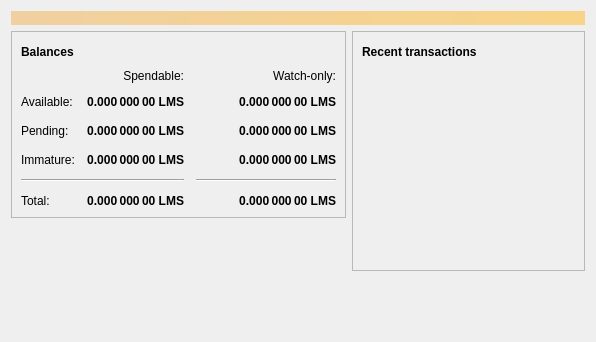
<?xml version="1.0" encoding="UTF-8"?>
<ui version="4.0">
 <class>OverviewPage</class>
 <widget class="QWidget" name="OverviewPage">
  <property name="geometry">
   <rect>
    <x>0</x>
    <y>0</y>
    <width>596</width>
    <height>342</height>
   </rect>
  </property>
  <property name="windowTitle">
   <string>Form</string>
  </property>
  <layout class="QVBoxLayout" name="topLayout">
   <item>
    <widget class="QLabel" name="labelAlerts">
     <property name="visible">
      <bool>false</bool>
     </property>
     <property name="styleSheet">
      <string notr="true">QLabel { background-color: qlineargradient(x1: 0, y1: 0, x2: 1, y2: 0, stop:0 #F0D0A0, stop:1 #F8D488); color:#000000; }</string>
     </property>
     <property name="wordWrap">
      <bool>true</bool>
     </property>
     <property name="margin">
      <number>3</number>
     </property>
     <property name="textInteractionFlags">
      <set>Qt::TextSelectableByMouse</set>
     </property>
    </widget>
   </item>
   <item>
    <layout class="QHBoxLayout" name="horizontalLayout" stretch="1,1">
     <item>
      <layout class="QVBoxLayout" name="verticalLayout_2">
       <item>
        <widget class="QFrame" name="frame">
         <property name="frameShape">
          <enum>QFrame::StyledPanel</enum>
         </property>
         <property name="frameShadow">
          <enum>QFrame::Raised</enum>
         </property>
         <layout class="QVBoxLayout" name="verticalLayout_4">
          <item>
           <layout class="QHBoxLayout" name="horizontalLayout_4">
            <item>
             <widget class="QLabel" name="label_5">
              <property name="font">
               <font>
                <weight>75</weight>
                <bold>true</bold>
               </font>
              </property>
              <property name="text">
               <string>Balances</string>
              </property>
             </widget>
            </item>
            <item>
             <widget class="QPushButton" name="labelWalletStatus">
              <property name="enabled">
               <bool>true</bool>
              </property>
              <property name="maximumSize">
               <size>
                <width>30</width>
                <height>16777215</height>
               </size>
              </property>
              <property name="toolTip">
               <string>The displayed information may be out of date. Your wallet automatically synchronizes with the Likemeeeshare network after a connection is established, but this process has not completed yet.</string>
              </property>
              <property name="text">
               <string/>
              </property>
              <property name="icon">
               <iconset resource="../bitcoin.qrc">
                <normaloff>:/icons/warning</normaloff>
                <disabledoff>:/icons/warning</disabledoff>:/icons/warning</iconset>
              </property>
              <property name="iconSize">
               <size>
                <width>24</width>
                <height>24</height>
               </size>
              </property>
              <property name="flat">
               <bool>true</bool>
              </property>
             </widget>
            </item>
            <item>
             <spacer name="horizontalSpacer_3">
              <property name="orientation">
               <enum>Qt::Horizontal</enum>
              </property>
              <property name="sizeHint" stdset="0">
               <size>
                <width>40</width>
                <height>20</height>
               </size>
              </property>
             </spacer>
            </item>
           </layout>
          </item>
          <item>
           <layout class="QGridLayout" name="gridLayout">
            <property name="spacing">
             <number>12</number>
            </property>
            <item row="2" column="2">
             <widget class="QLabel" name="labelWatchPending">
              <property name="font">
               <font>
                <weight>75</weight>
                <bold>true</bold>
               </font>
              </property>
              <property name="cursor">
               <cursorShape>IBeamCursor</cursorShape>
              </property>
              <property name="toolTip">
               <string>Unconfirmed transactions to watch-only addresses</string>
              </property>
              <property name="text">
               <string notr="true">0.000 000 00 LMS</string>
              </property>
              <property name="alignment">
               <set>Qt::AlignRight|Qt::AlignTrailing|Qt::AlignVCenter</set>
              </property>
              <property name="textInteractionFlags">
               <set>Qt::LinksAccessibleByMouse|Qt::TextSelectableByKeyboard|Qt::TextSelectableByMouse</set>
              </property>
             </widget>
            </item>
            <item row="2" column="1">
             <widget class="QLabel" name="labelUnconfirmed">
              <property name="font">
               <font>
                <weight>75</weight>
                <bold>true</bold>
               </font>
              </property>
              <property name="cursor">
               <cursorShape>IBeamCursor</cursorShape>
              </property>
              <property name="toolTip">
               <string>Total of transactions that have yet to be confirmed, and do not yet count toward the spendable balance</string>
              </property>
              <property name="text">
               <string notr="true">0.000 000 00 LMS</string>
              </property>
              <property name="alignment">
               <set>Qt::AlignRight|Qt::AlignTrailing|Qt::AlignVCenter</set>
              </property>
              <property name="textInteractionFlags">
               <set>Qt::LinksAccessibleByMouse|Qt::TextSelectableByKeyboard|Qt::TextSelectableByMouse</set>
              </property>
             </widget>
            </item>
            <item row="3" column="2">
             <widget class="QLabel" name="labelWatchImmature">
              <property name="font">
               <font>
                <weight>75</weight>
                <bold>true</bold>
               </font>
              </property>
              <property name="cursor">
               <cursorShape>IBeamCursor</cursorShape>
              </property>
              <property name="toolTip">
               <string>Mined balance in watch-only addresses that has not yet matured</string>
              </property>
              <property name="text">
               <string notr="true">0.000 000 00 LMS</string>
              </property>
              <property name="alignment">
               <set>Qt::AlignRight|Qt::AlignTrailing|Qt::AlignVCenter</set>
              </property>
              <property name="textInteractionFlags">
               <set>Qt::LinksAccessibleByMouse|Qt::TextSelectableByKeyboard|Qt::TextSelectableByMouse</set>
              </property>
             </widget>
            </item>
            <item row="4" column="0" colspan="2">
             <widget class="Line" name="line">
              <property name="orientation">
               <enum>Qt::Horizontal</enum>
              </property>
             </widget>
            </item>
            <item row="4" column="2">
             <widget class="Line" name="lineWatchBalance">
              <property name="sizePolicy">
               <sizepolicy hsizetype="Preferred" vsizetype="Fixed">
                <horstretch>0</horstretch>
                <verstretch>0</verstretch>
               </sizepolicy>
              </property>
              <property name="minimumSize">
               <size>
                <width>140</width>
                <height>0</height>
               </size>
              </property>
              <property name="orientation">
               <enum>Qt::Horizontal</enum>
              </property>
             </widget>
            </item>
            <item row="5" column="0">
             <widget class="QLabel" name="labelTotalText">
              <property name="text">
               <string>Total:</string>
              </property>
             </widget>
            </item>
            <item row="3" column="1">
             <widget class="QLabel" name="labelImmature">
              <property name="font">
               <font>
                <weight>75</weight>
                <bold>true</bold>
               </font>
              </property>
              <property name="cursor">
               <cursorShape>IBeamCursor</cursorShape>
              </property>
              <property name="toolTip">
               <string>Mined balance that has not yet matured</string>
              </property>
              <property name="text">
               <string notr="true">0.000 000 00 LMS</string>
              </property>
              <property name="alignment">
               <set>Qt::AlignRight|Qt::AlignTrailing|Qt::AlignVCenter</set>
              </property>
              <property name="textInteractionFlags">
               <set>Qt::LinksAccessibleByMouse|Qt::TextSelectableByKeyboard|Qt::TextSelectableByMouse</set>
              </property>
             </widget>
            </item>
            <item row="2" column="3">
             <spacer name="horizontalSpacer_2">
              <property name="orientation">
               <enum>Qt::Horizontal</enum>
              </property>
              <property name="sizeHint" stdset="0">
               <size>
                <width>40</width>
                <height>20</height>
               </size>
              </property>
             </spacer>
            </item>
            <item row="3" column="0">
             <widget class="QLabel" name="labelImmatureText">
              <property name="text">
               <string>Immature:</string>
              </property>
             </widget>
            </item>
            <item row="5" column="1">
             <widget class="QLabel" name="labelTotal">
              <property name="font">
               <font>
                <weight>75</weight>
                <bold>true</bold>
               </font>
              </property>
              <property name="cursor">
               <cursorShape>IBeamCursor</cursorShape>
              </property>
              <property name="toolTip">
               <string>Your current total balance</string>
              </property>
              <property name="text">
               <string notr="true">0.000 000 00 LMS</string>
              </property>
              <property name="alignment">
               <set>Qt::AlignRight|Qt::AlignTrailing|Qt::AlignVCenter</set>
              </property>
              <property name="textInteractionFlags">
               <set>Qt::LinksAccessibleByMouse|Qt::TextSelectableByKeyboard|Qt::TextSelectableByMouse</set>
              </property>
             </widget>
            </item>
            <item row="5" column="2">
             <widget class="QLabel" name="labelWatchTotal">
              <property name="font">
               <font>
                <weight>75</weight>
                <bold>true</bold>
               </font>
              </property>
              <property name="cursor">
               <cursorShape>IBeamCursor</cursorShape>
              </property>
              <property name="toolTip">
               <string>Current total balance in watch-only addresses</string>
              </property>
              <property name="text">
               <string notr="true">0.000 000 00 LMS</string>
              </property>
              <property name="alignment">
               <set>Qt::AlignRight|Qt::AlignTrailing|Qt::AlignVCenter</set>
              </property>
              <property name="textInteractionFlags">
               <set>Qt::LinksAccessibleByMouse|Qt::TextSelectableByKeyboard|Qt::TextSelectableByMouse</set>
              </property>
             </widget>
            </item>
            <item row="0" column="2">
             <widget class="QLabel" name="labelWatchonly">
              <property name="text">
               <string>Watch-only:</string>
              </property>
              <property name="alignment">
               <set>Qt::AlignRight|Qt::AlignTrailing|Qt::AlignVCenter</set>
              </property>
             </widget>
            </item>
            <item row="1" column="0">
             <widget class="QLabel" name="labelBalanceText">
              <property name="text">
               <string>Available:</string>
              </property>
             </widget>
            </item>
            <item row="1" column="1">
             <widget class="QLabel" name="labelBalance">
              <property name="font">
               <font>
                <weight>75</weight>
                <bold>true</bold>
               </font>
              </property>
              <property name="cursor">
               <cursorShape>IBeamCursor</cursorShape>
              </property>
              <property name="toolTip">
               <string>Your current spendable balance</string>
              </property>
              <property name="text">
               <string notr="true">0.000 000 00 LMS</string>
              </property>
              <property name="alignment">
               <set>Qt::AlignRight|Qt::AlignTrailing|Qt::AlignVCenter</set>
              </property>
              <property name="textInteractionFlags">
               <set>Qt::LinksAccessibleByMouse|Qt::TextSelectableByKeyboard|Qt::TextSelectableByMouse</set>
              </property>
             </widget>
            </item>
            <item row="1" column="2">
             <widget class="QLabel" name="labelWatchAvailable">
              <property name="font">
               <font>
                <weight>75</weight>
                <bold>true</bold>
               </font>
              </property>
              <property name="cursor">
               <cursorShape>IBeamCursor</cursorShape>
              </property>
              <property name="toolTip">
               <string>Your current balance in watch-only addresses</string>
              </property>
              <property name="text">
               <string notr="true">0.000 000 00 LMS</string>
              </property>
              <property name="alignment">
               <set>Qt::AlignRight|Qt::AlignTrailing|Qt::AlignVCenter</set>
              </property>
              <property name="textInteractionFlags">
               <set>Qt::LinksAccessibleByMouse|Qt::TextSelectableByKeyboard|Qt::TextSelectableByMouse</set>
              </property>
             </widget>
            </item>
            <item row="2" column="0">
             <widget class="QLabel" name="labelPendingText">
              <property name="text">
               <string>Pending:</string>
              </property>
             </widget>
            </item>
            <item row="0" column="1">
             <widget class="QLabel" name="labelSpendable">
              <property name="text">
               <string>Spendable:</string>
              </property>
              <property name="alignment">
               <set>Qt::AlignRight|Qt::AlignTrailing|Qt::AlignVCenter</set>
              </property>
             </widget>
            </item>
           </layout>
          </item>
         </layout>
        </widget>
       </item>
       <item>
        <spacer name="verticalSpacer">
         <property name="orientation">
          <enum>Qt::Vertical</enum>
         </property>
         <property name="sizeHint" stdset="0">
          <size>
           <width>20</width>
           <height>40</height>
          </size>
         </property>
        </spacer>
       </item>
      </layout>
     </item>
     <item>
      <layout class="QVBoxLayout" name="verticalLayout_3">
       <item>
        <widget class="QFrame" name="frame_2">
         <property name="frameShape">
          <enum>QFrame::StyledPanel</enum>
         </property>
         <property name="frameShadow">
          <enum>QFrame::Raised</enum>
         </property>
         <layout class="QVBoxLayout" name="verticalLayout">
          <item>
           <layout class="QHBoxLayout" name="horizontalLayout_2">
            <item>
             <widget class="QLabel" name="label_4">
              <property name="font">
               <font>
                <weight>75</weight>
                <bold>true</bold>
               </font>
              </property>
              <property name="text">
               <string>Recent transactions</string>
              </property>
             </widget>
            </item>
            <item>
             <widget class="QPushButton" name="labelTransactionsStatus">
              <property name="enabled">
               <bool>true</bool>
              </property>
              <property name="maximumSize">
               <size>
                <width>30</width>
                <height>16777215</height>
               </size>
              </property>
              <property name="toolTip">
               <string>The displayed information may be out of date. Your wallet automatically synchronizes with the Likemeeeshare network after a connection is established, but this process has not completed yet.</string>
              </property>
              <property name="text">
               <string/>
              </property>
              <property name="icon">
               <iconset resource="../bitcoin.qrc">
                <normaloff>:/icons/warning</normaloff>
                <disabledoff>:/icons/warning</disabledoff>:/icons/warning</iconset>
              </property>
              <property name="iconSize">
               <size>
                <width>24</width>
                <height>24</height>
               </size>
              </property>
              <property name="flat">
               <bool>true</bool>
              </property>
             </widget>
            </item>
            <item>
             <spacer name="horizontalSpacer">
              <property name="orientation">
               <enum>Qt::Horizontal</enum>
              </property>
              <property name="sizeHint" stdset="0">
               <size>
                <width>40</width>
                <height>20</height>
               </size>
              </property>
             </spacer>
            </item>
           </layout>
          </item>
          <item>
           <widget class="QListView" name="listTransactions">
            <property name="styleSheet">
             <string notr="true">QListView { background: transparent; }</string>
            </property>
            <property name="frameShape">
             <enum>QFrame::NoFrame</enum>
            </property>
            <property name="verticalScrollBarPolicy">
             <enum>Qt::ScrollBarAlwaysOff</enum>
            </property>
            <property name="horizontalScrollBarPolicy">
             <enum>Qt::ScrollBarAlwaysOff</enum>
            </property>
            <property name="selectionMode">
             <enum>QAbstractItemView::NoSelection</enum>
            </property>
           </widget>
          </item>
         </layout>
        </widget>
       </item>
       <item>
        <spacer name="verticalSpacer_2">
         <property name="orientation">
          <enum>Qt::Vertical</enum>
         </property>
         <property name="sizeHint" stdset="0">
          <size>
           <width>20</width>
           <height>40</height>
          </size>
         </property>
        </spacer>
       </item>
      </layout>
     </item>
    </layout>
   </item>
  </layout>
 </widget>
 <resources/>
 <connections/>
</ui>
